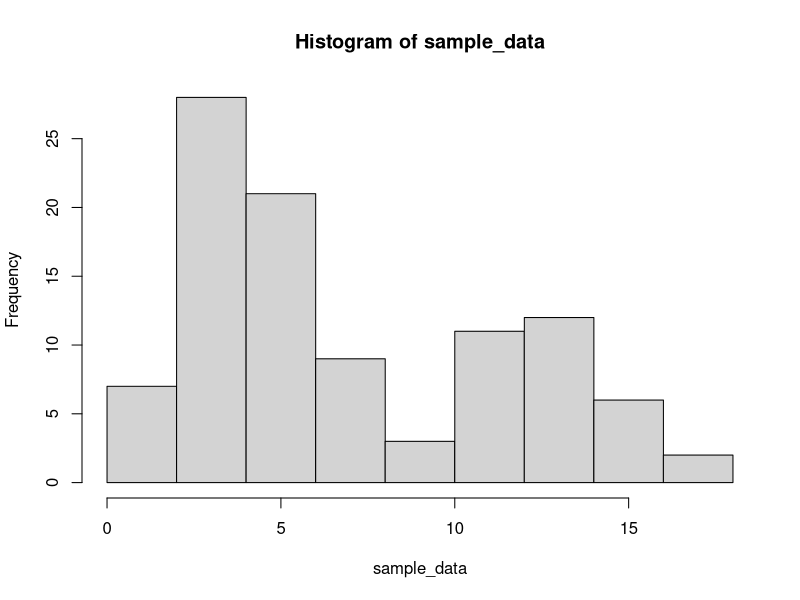
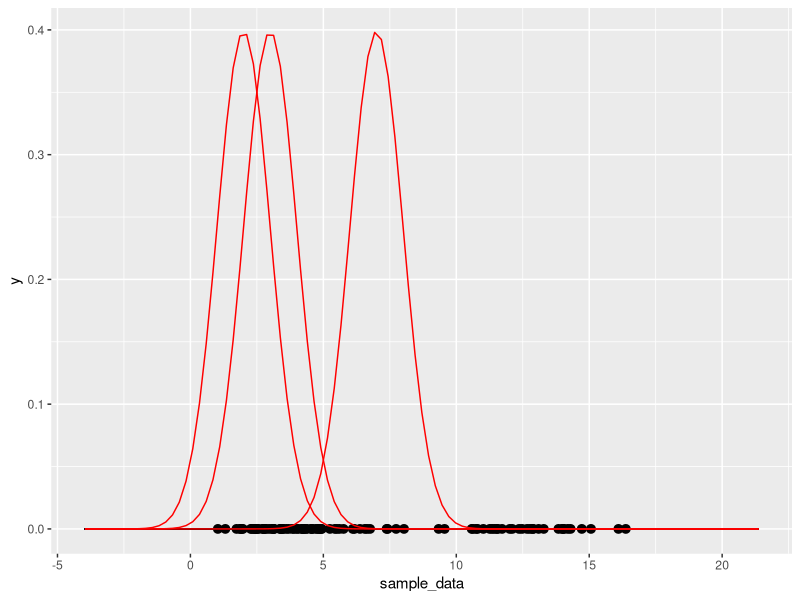
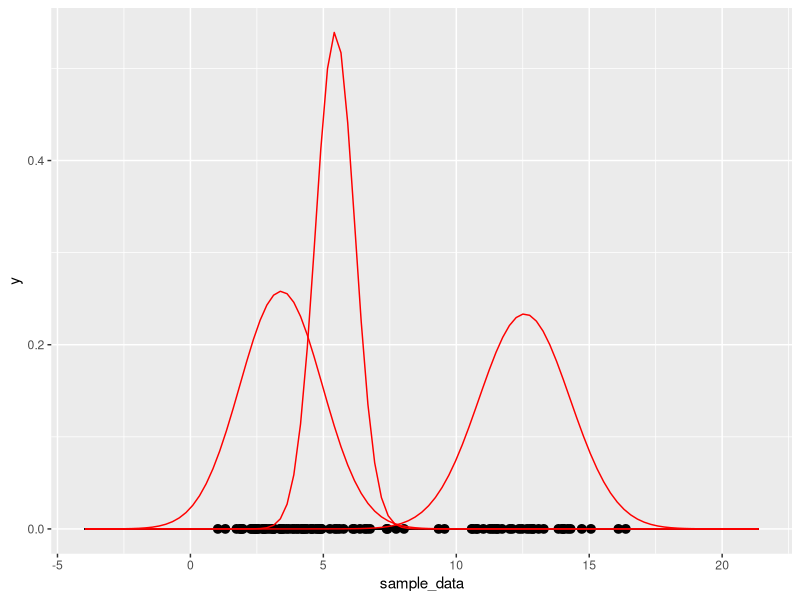
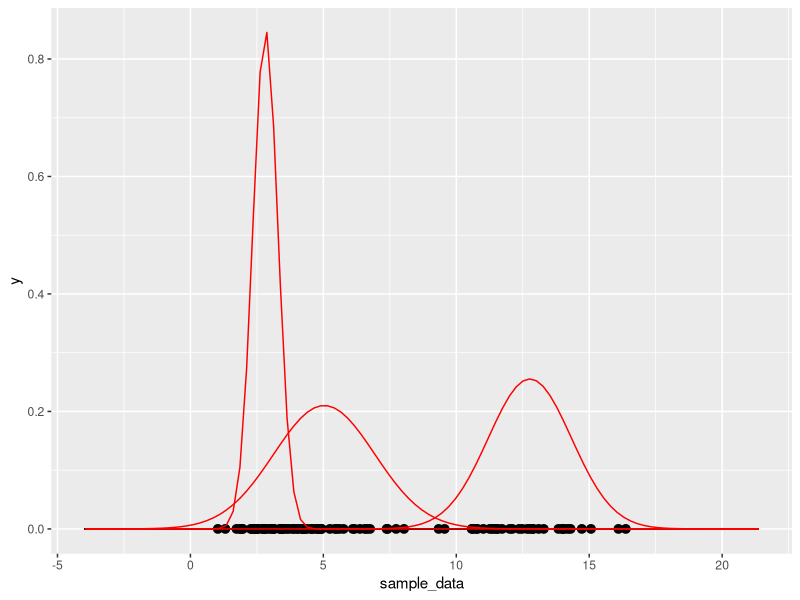
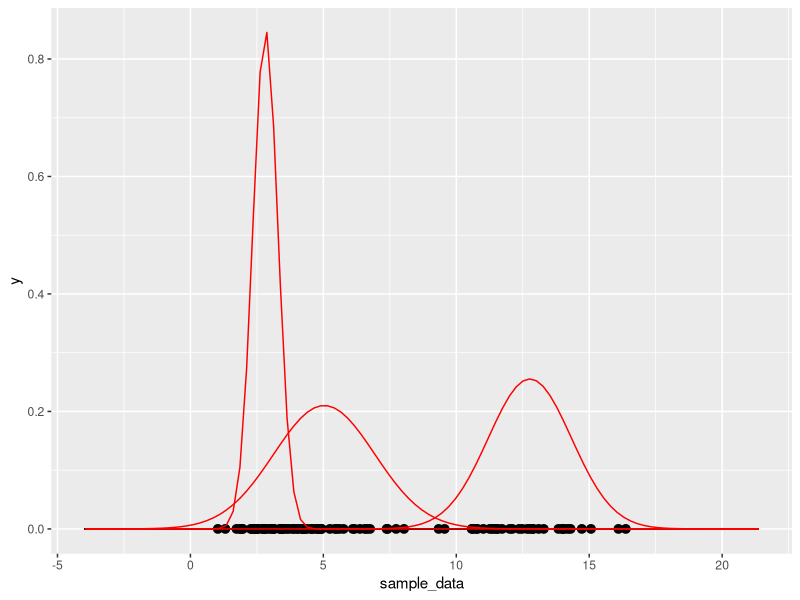
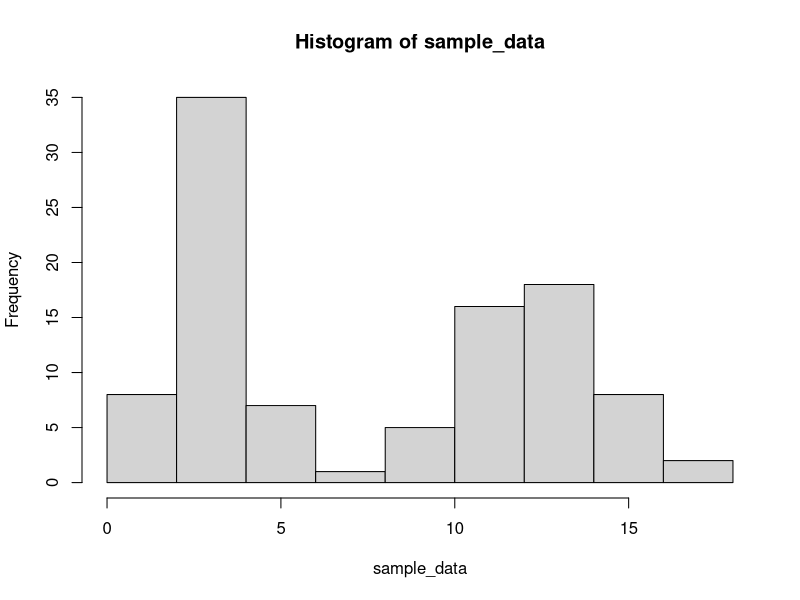
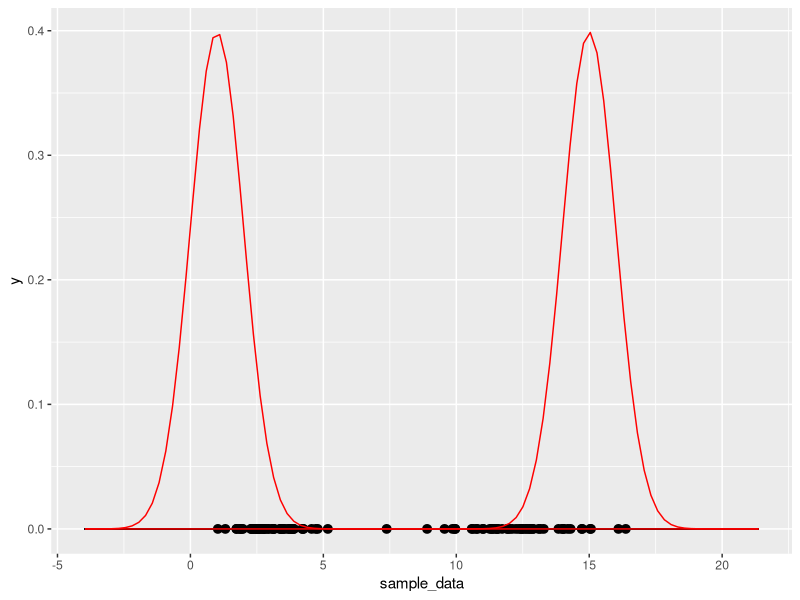
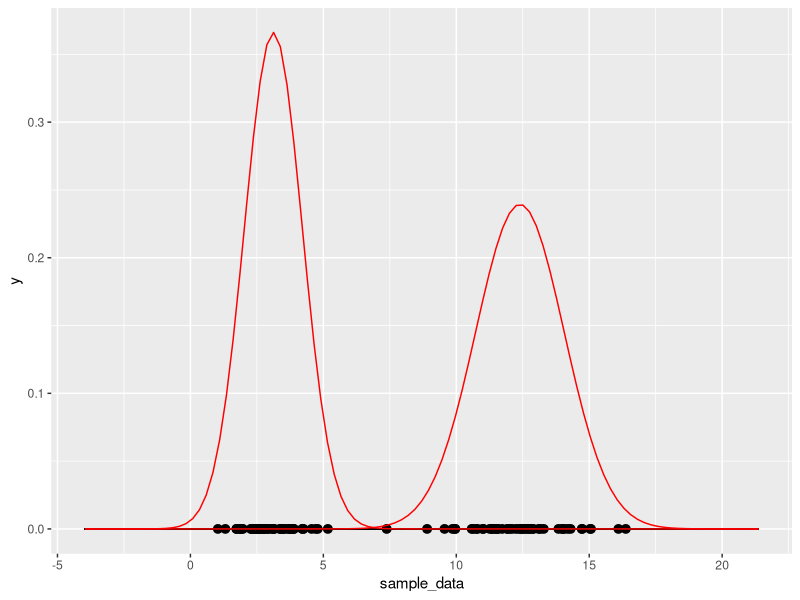

These figures' R source, in order:
## ---- chunk 1
library(ggplot2)
## ---- chunk 2
generate_sample_data <- function(sample_size, mu, sigma, k) {
  sample_data <- c()
  for(i in seq(1:k)) {
    sample_data <- c(sample_data, rnorm(n = sample_size/k, mean = mu[i], sd = sigma[i]))
  }
  return(sample_data)
}
## ---- chunk 3
k <- 3
mu <- c(3, 5, 12)
sigma <- c(1, 2, 2)
## ---- chunk 4
set.seed(123)
sample_size <- 100
sample_data <- generate_sample_data(sample_size, mu, sigma, k)
## ---- chunk 5
hist(sample_data)
## ---- chunk 6
E_step <- function(sample_data, mu, sigma, k) {
  
  sample_size <- length(sample_data)
  
  denominator <- matrix(0, 1, sample_size)
  for(i in seq(1:k)) {
    denominator <- denominator + (1 / k) * exp(-(sample_data - mu[i]) ^ 2 / 2 * sigma[i] ^ 2)  / (sqrt(2 * pi) * sigma[i])
  }
  
  Gaussian_likelihoods <- matrix(0, sample_size, k)
  
  for(i in seq(1:k)) {
    Gaussian_likelihoods[, i] <- (1 / k) * (exp(-(sample_data - mu[i]) ^ 2 / 2 * sigma[i] ^ 2)  / (sqrt(2 * pi) * sigma[i])) / denominator
  }
  
  return(Gaussian_likelihoods)
}
## ---- chunk 7
k <- 3
mu0 <- c(2, 3, 7)
sigma0 <- c(1, 1, 1)
## ---- chunk 8
plot <- ggplot(data.frame(sample_data), aes(x = sample_data, y = 0)) + 
        geom_pointrange(aes(xmin = min(sample_data) - 5, xmax = max(sample_data) + 5))
for(i in seq(1:k)) {
  plot <- plot + 
          stat_function(fun = dnorm, color = "red", 
                        args = list(mean = mu0[i], sd = sigma0[i]))
  
}
print(plot)
## ---- chunk 9
Gaussian_likelihoods <- E_step(sample_data, mu, sigma, k)
head(Gaussian_likelihoods)
## ---- chunk 10
expected_Gaussians <- matrix(0, length(Gaussian_likelihoods), 1)
expected_Gaussians <- max.col(Gaussian_likelihoods, ties.method = "first")
print(expected_Gaussians)
## ---- chunk 11
M_step <- function(sample_data, expected_Gaussians, k) {
  
  sample_size <- length(sample_data)
  next_mu <- matrix(0, k, 1)
  next_sigma <- matrix(0, k, 1)
  
  Gaussian_cluster <- matrix(data = NaN, nrow = k, ncol = max(table(expected_Gaussians)[]))
  #
  for(i in seq(1:k)) {
    
    # cluster_name <- paste("Gaussian_cluster", i, sep = "")
    # assign(cluster_name, t(sample_data[expected_Gaussians == i])) # Data estimated to belong to Gaussian number i
    
    Gaussian_cluster[i, 1:length(t(sample_data[expected_Gaussians == i]))] <- t(sample_data[expected_Gaussians == i]) # Data estimated to belong to Gaussian number i
    
    next_mu[i] <- mean(Gaussian_cluster[i, ], na.rm = TRUE)
    next_sigma[i] <- sqrt(sum((Gaussian_cluster[i, ] - next_mu[i]) ^ 2, na.rm = TRUE) / length(Gaussian_cluster[i, !is.na(Gaussian_cluster[i, ])]))
  }
  
  parameter_estimates <- list(next_mu, next_sigma)
  names(parameter_estimates) <- c("Next_Mu", "Next_Sigma")
  
  estimates_and_clusters <- list(parameter_estimates, Gaussian_cluster)
  names(estimates_and_clusters) <- c("Parameter_Estimates", "Gaussian_Clusters")
  
  return(estimates_and_clusters)
}
## ---- chunk 12
estimates_and_clusters <- M_step(sample_data, expected_Gaussians, k)
parameter_estimates <- estimates_and_clusters$Parameter_Estimates
print(estimates_and_clusters)
## ---- chunk 13
plot <- ggplot(data.frame(sample_data), aes(x = sample_data, y = 0)) + 
        geom_pointrange(aes(xmin = min(sample_data) - 5, xmax = max(sample_data) + 5))
for(i in seq(1:k)) {
  plot <- plot + 
          stat_function(fun = dnorm, color = "red", 
                        args = list(mean = parameter_estimates$Next_Mu[i], sd = parameter_estimates$Next_Sigma[i]))
  
}
print(plot)
## ---- chunk 14
Gaussian_likelihoods <- E_step(sample_data, parameter_estimates$Next_Mu, parameter_estimates$Next_Sigma, k)
expected_Gaussians <- matrix(0, length(Gaussian_likelihoods), 1)
expected_Gaussians <- max.col(Gaussian_likelihoods, ties.method = "first")
estimates_and_clusters <- M_step(sample_data, expected_Gaussians, k)
parameter_estimates <- estimates_and_clusters$Parameter_Estimates
print(estimates_and_clusters)
## ---- chunk 15
plot <- ggplot(data.frame(sample_data), aes(x = sample_data, y = 0)) + 
        geom_pointrange(aes(xmin = min(sample_data) - 5, xmax = max(sample_data) + 5))
for(i in seq(1:k)) {
  plot <- plot + 
          stat_function(fun = dnorm, color = "red", 
                        args = list(mean = parameter_estimates$Next_Mu[i], sd = parameter_estimates$Next_Sigma[i]))
  
}
print(plot)
## ---- chunk 16
plot <- ggplot(data.frame(sample_data), aes(x = sample_data, y = 0)) + 
        geom_pointrange(aes(xmin = min(sample_data) - 5, xmax = max(sample_data) + 5))
for(i in seq(1:k)) {
  plot <- plot + 
          stat_function(fun = dnorm, color = "red", 
                        args = list(mean = parameter_estimates$Next_Mu[i], sd = parameter_estimates$Next_Sigma[i]))
  
}
print(plot)
## ---- chunk 17
Expectation_Maximum_Iteration <- function (sample_data, mu, sigma, k, no_of_iterations) {
  
  for(i in seq(1:no_of_iterations)) { # To be replaced with convergence check
    Gaussian_likelihoods <- E_step(sample_data, mu, sigma, k)
    
    expected_Gaussians <- matrix(0, length(Gaussian_likelihoods), 1)
    expected_Gaussians <- max.col(Gaussian_likelihoods, ties.method = "first")
    print(expected_Gaussians)
    
    estimates_and_clusters <- M_step(sample_data, expected_Gaussians, k)
    
    parameter_estimates <- estimates_and_clusters$Parameter_Estimates
    mu <- parameter_estimates$Next_Mu
    sigma <- parameter_estimates$Next_Sigma
  }
  
  return(estimates_and_clusters)
}
## ---- chunk 18
k <- 2
mu <- c(3, 12)
sigma <- c(1, 2)
## ---- chunk 19
set.seed(123)
sample_size <- 100
sample_data <- generate_sample_data(sample_size, mu, sigma, k)
## ---- chunk 20
hist(sample_data)
## ---- chunk 21
k <- 2
mu0 <- c(1, 15)
sigma0 <- c(1, 1)
## ---- chunk 22
plot <- ggplot(data.frame(sample_data), aes(x = sample_data, y = 0)) + 
        geom_pointrange(aes(xmin = min(sample_data) - 5, xmax = max(sample_data) + 5))
for(i in seq(1:k)) {
  plot <- plot + 
          stat_function(fun = dnorm, color = "red", 
                        args = list(mean = mu0[i], sd = sigma0[i]))
  
}
print(plot)
## ---- chunk 23
estimates_and_clusters <- Expectation_Maximum_Iteration(sample_data = sample_data, mu = mu0, sigma = sigma0, k = k, no_of_iterations = 5)
parameter_estimates <- estimates_and_clusters$Parameter_Estimates
print(estimates_and_clusters)
## ---- chunk 24
plot <- ggplot(data.frame(sample_data), aes(x = sample_data, y = 0)) + 
        geom_pointrange(aes(xmin = min(sample_data) - 5, xmax = max(sample_data) + 5))
for(i in seq(1:k)) {
  plot <- plot + 
          stat_function(fun = dnorm, color = "red", 
                        args = list(mean = parameter_estimates$Next_Mu[i], sd = parameter_estimates$Next_Sigma[i]))
  
}
print(plot)
